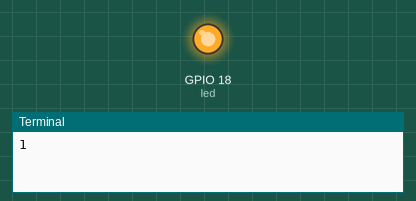
Recording of a program running on a simulated Raspberry Pi (BCM pin numbers). Shown: output pins drawn as LEDs (lit = HIGH), the last lines printed to the terminal.

Above: at 0.05 s.
At 0.6 s:
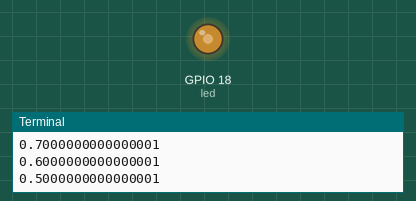
At 1.15 s:
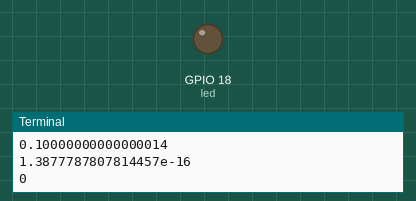
At 2.0 s:
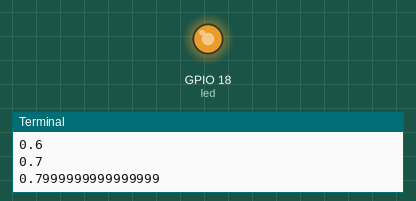
Timing chart, 0 to 5.1 s (numbered marks = the images above):
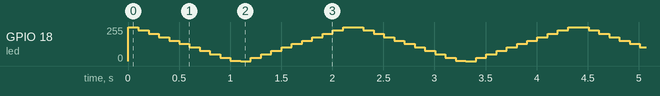

The program:

fade.py
```python
#!/usr/local/bin/python

# blink, with a fade effect forever

# required packages
from gpiozero import PWMLED
from time import sleep

# BCM numbering
led = PWMLED(18)

# current brightness
brightness = 0
change = 1

def fade():
	# to ref global vars
	global brightness, change

	# update brightness change
	brightness += change

	# update the change value, reset brightness
	if brightness <= 0:
		change = 0.1
		brightness = 0
	elif brightness >= 1:
		change = -0.1
		brightness = 1

	print(brightness)

	# set value
	led.value = brightness
	sleep(0.1) # wait


try:
	# main loop
	while True:
		fade()
except KeyboardInterrupt:
	pass # catch when script is interrupted
finally:
	print("DONE")
```
